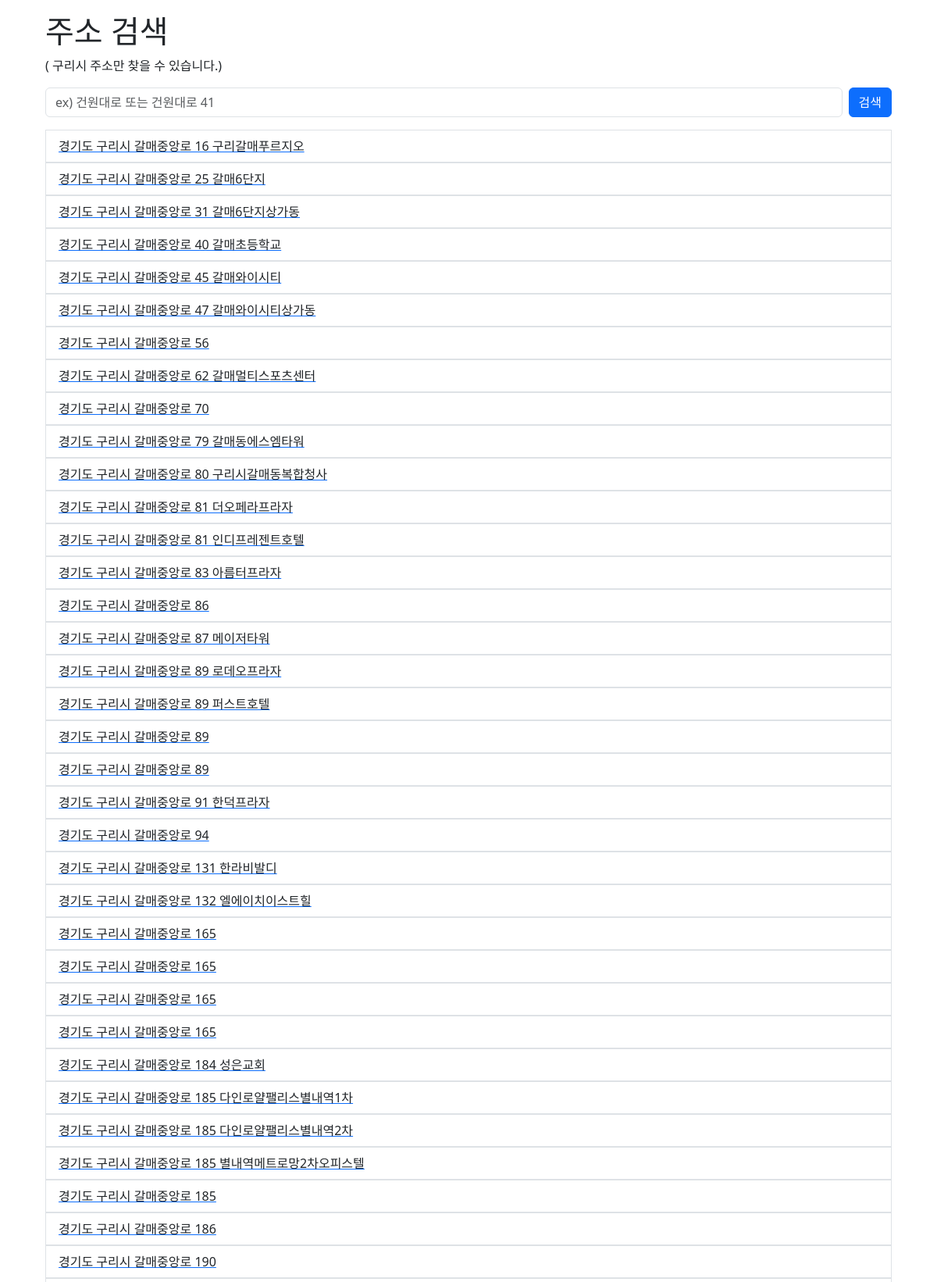
Page /webApp/address.php?address=갈매중앙로 (upper part) on the committed database.
### tables this page shows
CREATE TABLE `ZIPCODE` (
  `ZIP_NO` varchar(5) DEFAULT NULL COMMENT '우편번호',
  `SIDO` varchar(20) DEFAULT NULL COMMENT '시도',
  `SIDO_ENG` varchar(40) DEFAULT NULL COMMENT '시도(영문)',
  `SIGUNGU` varchar(20) DEFAULT NULL COMMENT '시군구',
  `SIGUNGU_ENG` varchar(40) DEFAULT NULL COMMENT '시군구(영문)',
  `EUPMYUN` varchar(20) DEFAULT NULL COMMENT '읍면',
  `EUPMYUN_ENG` varchar(40) DEFAULT NULL COMMENT '읍면(영문)',
  `DORO_CD` varchar(12) DEFAULT NULL COMMENT '도로명코드',
  `DORO` varchar(80) DEFAULT NULL COMMENT '도로명',
  `DORO_ENG` varchar(80) DEFAULT NULL COMMENT '도로명(영문)',
  `UNDERGROUND_YN` char(1) DEFAULT NULL COMMENT '지하여부',
  `BUILD_NO1` decimal(5,0) DEFAULT NULL COMMENT '건물번호본번',
  `BUILD_NO2` decimal(5,0) DEFAULT NULL COMMENT '건물번호부번',
  `BUILD_NO_MANAGE_NO` varchar(25) DEFAULT NULL COMMENT '건물관리번호',
  `DARYANG_NM` varchar(40) DEFAULT NULL COMMENT '다량배달처명',
  `BUILD_NM` varchar(200) DEFAULT NULL COMMENT '시군구용건물명',
  `DONG_CD` varchar(10) DEFAULT NULL COMMENT '법정동코드',
  `DONG_NM` varchar(20) DEFAULT NULL COMMENT '법정동명',
  `RI` varchar(20) DEFAULT NULL COMMENT '리명',
  `H_DONG_NM` varchar(40) DEFAULT NULL COMMENT '행정동명',
  `SAN_YN` varchar(1) DEFAULT NULL COMMENT '산여부',
  `ZIBUN1` decimal(4,0) DEFAULT NULL COMMENT '지번본번',
  `EUPMYUN_DONG_SN` varchar(2) DEFAULT NULL COMMENT '읍면동일련번호',
  `ZIBUN2` decimal(4,0) DEFAULT NULL COMMENT '지번부번',
  `ZIP_NO_OLD` varchar(4) DEFAULT NULL COMMENT '구우편번호',
  `ZIP_SN` varchar(2) DEFAULT NULL COMMENT '우편일련번호'
);

### webApp/include/member.php (called while the page is built, shortened)
<?php
class Member
{
    private $conn;
    public function __construct($db)
    {
        $this->conn = $db;
    }
    public function address_search($input)
    {
        $arr = explode(" ", $input);
        if (isset($arr[1])) {
            $sql = "SELECT * FROM ZIPCODE WHERE DORO LIKE :arr0 AND BUILD_NO1 LIKE :arr1";
            $stmt = $this->conn->prepare($sql);
            $arr0 = '%' . $arr[0] . '%';
            $arr1 = '%' . $arr[1] . '%';
            $stmt->bindParam(':arr0', $arr0);
            $stmt->bindParam(':arr1', $arr1);
        } else {
            $sql = "SELECT * FROM ZIPCODE WHERE DORO LIKE :arr0 ORDER BY DORO ASC, BUILD_NO1";
            $stmt = $this->conn->prepare($sql);
            $arr0 = '%' . $arr[0] . '%';
            $stmt->bindParam(':arr0', $arr0);
        }
        $stmt->setFetchMode(PDO::FETCH_ASSOC);
        $stmt->execute();
        return $stmt->fetchAll();
    }
}

### webApp/address.php (the view, shortened to what this page needs)
<?php
if (isset($_GET['address']) && $_GET['address'] != NULL) {
    include "include/dbconfig.php";
    include "include/member.php";
    $mem = new Member($db);
    $addressArr = $mem->address_search($_GET['address']);
}
?>
<html lang="ko">
<head>
    <link href="https://cdn.jsdelivr.net/npm/bootstrap@5.3.3/dist/css/bootstrap.min.css" rel="stylesheet"
>
</head>
<body>
    <div class="container">
        <main class="p-3">
            <h1>주소 검색</h1>
            <p class="">( 구리시 주소만 찾을 수 있습니다.)</p>
            <form method="GET">
                <div class="d-flex gap-2">
                    <input name="address" type="text" placeholder="ex) 건원대로 또는 건원대로 41" class="form-control">
                    <input type="submit" value="검색" class="btn btn-primary">
                </div>
            </form>
            <?php
            if (isset($addressArr)) {
                echo '<ul class="list-group">';
                foreach ($addressArr as $row) {
                    $full = $row['SIDO'] . " " . $row['SIGUNGU'] . " " . $row['DORO'] . " " . $row['BUILD_NO1'] . " " . $row['BUILD_NM'];
                    echo "<a href='#' onclick='return address_add(\"$full\")'><li class='list-group-item'>$full</li></a>";
                }
                echo "</ul>";
            }
            ?>
        </main>
    </div>
</body>

### rows in the picture
zipcode: full "경기도 구리시 갈매중앙로 16 구리갈매푸르지오"
zipcode: full "경기도 구리시 갈매중앙로 25 갈매6단지"
zipcode: full "경기도 구리시 갈매중앙로 31 갈매6단지상가동"
zipcode: full "경기도 구리시 갈매중앙로 40 갈매초등학교"
zipcode: full "경기도 구리시 갈매중앙로 45 갈매와이시티"
zipcode: full "경기도 구리시 갈매중앙로 47 갈매와이시티상가동"
zipcode: full "경기도 구리시 갈매중앙로 56"
zipcode: full "경기도 구리시 갈매중앙로 62 갈매멀티스포츠센터"
zipcode: full "경기도 구리시 갈매중앙로 70"
zipcode: full "경기도 구리시 갈매중앙로 79 갈매동에스엠타워"
zipcode: full "경기도 구리시 갈매중앙로 80 구리시갈매동복합청사"
zipcode: full "경기도 구리시 갈매중앙로 81 더오페라프라자"
zipcode: full "경기도 구리시 갈매중앙로 81 인디프레젠트호텔"
zipcode: full "경기도 구리시 갈매중앙로 83 아름터프라자"
zipcode: full "경기도 구리시 갈매중앙로 86"
zipcode: full "경기도 구리시 갈매중앙로 87 메이저타워"
zipcode: full "경기도 구리시 갈매중앙로 89 로데오프라자"
zipcode: full "경기도 구리시 갈매중앙로 89 퍼스트호텔"
zipcode: full "경기도 구리시 갈매중앙로 89"
zipcode: full "경기도 구리시 갈매중앙로 89"
zipcode: full "경기도 구리시 갈매중앙로 91 한덕프라자"
zipcode: full "경기도 구리시 갈매중앙로 94"
zipcode: full "경기도 구리시 갈매중앙로 131 한라비발디"
zipcode: full "경기도 구리시 갈매중앙로 132 엘에이치이스트힐"
zipcode: full "경기도 구리시 갈매중앙로 165"
zipcode: full "경기도 구리시 갈매중앙로 165"
zipcode: full "경기도 구리시 갈매중앙로 165"
zipcode: full "경기도 구리시 갈매중앙로 165"
zipcode: full "경기도 구리시 갈매중앙로 184 성은교회"
zipcode: full "경기도 구리시 갈매중앙로 185 다인로얄팰리스별내역1차"
zipcode: full "경기도 구리시 갈매중앙로 185 다인로얄팰리스별내역2차"
zipcode: full "경기도 구리시 갈매중앙로 185 별내역메트로망2차오피스텔"
zipcode: full "경기도 구리시 갈매중앙로 185"
zipcode: full "경기도 구리시 갈매중앙로 186"
zipcode: full "경기도 구리시 갈매중앙로 190"
